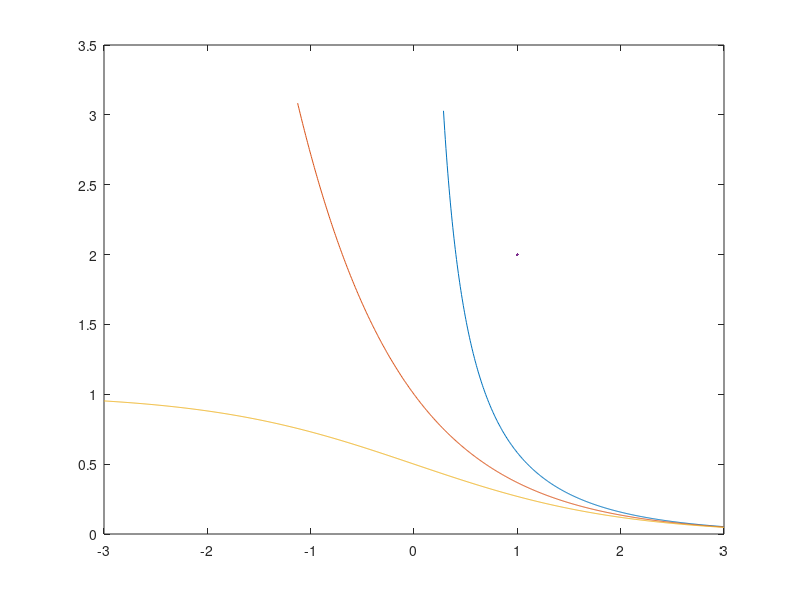

MATLAB code for this plot: (Note: this script raises an error after producing the figure.)
figure
x = linspace(-3, 3, 1000);
a = 1./ (exp(x) + [-1 0 1]');
a(a < 0 | a > 3.1) = nan;
p1 = lincomp(plot(x, a, LineWidth=2));
hold on
p2 = plot([-3 3], [1 1], 'k--');
p3 = plot([0 0], [0, 3], 'k--');

pad_legend(legend(p1, ["Bose--Einstein", "Maxwell--Boltzmann", "Fermi--Dirac"], Interpreter="latex"));

set(gca, Children=[p1; p2; p3])

grid on

xlabel("$\alpha+\beta\varepsilon_i$", Interpreter="latex")
ylabel("$a_i/\omega_i$", Interpreter="latex")
ylim([0 3])

set(gcf, Position=[200 200 700 400])

exportgraphics(gca, "../Boltzmann_Bose_Fermi.pdf", ContentType="vector", BackgroundColor="none")
